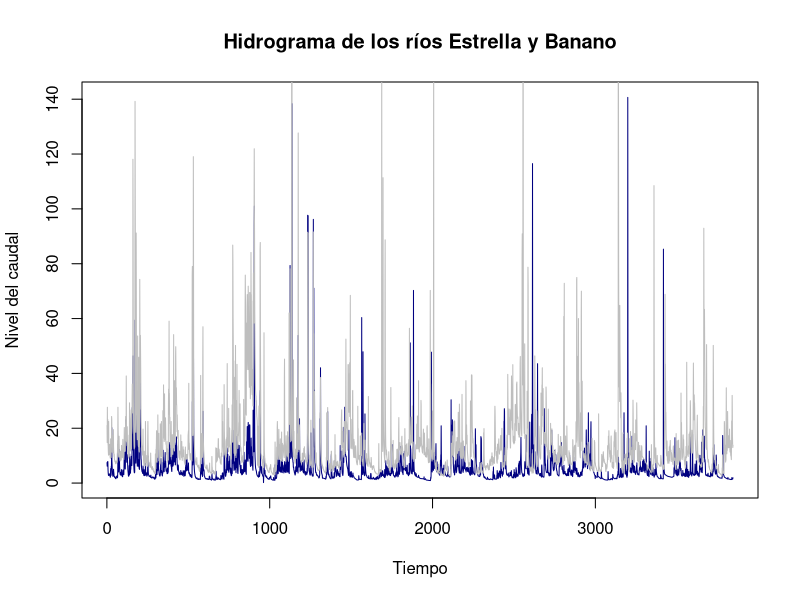

Write R code to recreate this figure.
## ---- chunk 1
knitr::opts_chunk$set(echo = TRUE)
## ---- chunk 2
inp <- read.csv("FDC.csv", na.strings="")
## ---- chunk 3

## ---- chunk 4
### Visualizar datos e información del archivo importado
head(inp)
dim(inp)
## ---- chunk 5

## ---- chunk 6
### Gráfico de líneas del hidrograma de lo ríos de Estrella y Banano
plot(
  inp[,2], 
  type = "l", col="navy blue",
  main = ("Hidrograma de los ríos Estrella y Banano"),
  xlab = ("Tiempo"),
  ylab = ("Nivel del caudal")
)
 lines(inp[,3], col= "gray")
